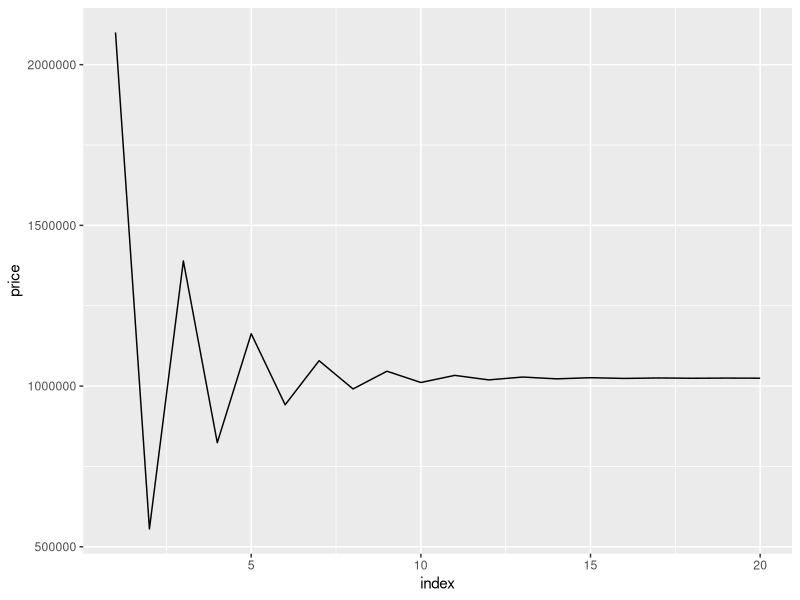

The R source for this figure:
## ---- chunk 1
rm(list = ls())
knitr::opts_chunk$set(echo = TRUE)
library(tidyverse)
## ---- chunk 2
# load data
my_data <- read_csv("data/clean_transformed_data_07_20.csv")
head(my_data)
data.sim <- my_data %>% mutate(y = case_when(y=="No" ~ 0, y=="Yes"~1)) %>%
  rename(x1 = Cluster, x2 = Price, x3 = Loan, x4 = Cost, x5 = Age, x6= Rating) %>% mutate(x1 = as.factor(x1))
my_data %>% group_by(Segment) %>% summarise(n = n(), mean = mean(Loan), max = max(Loan), min = min(Loan))
## ---- chunk 3
segment1 <- "1"
(B <- data.sim %>% pull(x3) %>% sum())
data.sim <- data.sim %>% filter(x1 == segment1)
#glm.segment1.fit <- glm(y~x1 + x2 + x3 + I(x1*x2) + 
#I(x1*x3), data = data.segment1, family = binomial)
glm.segment1.fit <- glm(y~x2 + x5 + x6, data = data.sim, family = binomial)
summary(glm.segment1.fit)
## ---- chunk 4
seg1.intercept <- ((glm.segment1.fit)$coefficients)[[1]]
coef2 <- ((glm.segment1.fit)$coefficients)[[2]]
coef3 <- 0#((glm.segment1.fit)$coefficients)[[3]]
coef4 <- ((glm.segment1.fit)$coefficients)[[3]]
coef5 <- ((glm.segment1.fit)$coefficients)[[4]]
#seg2.intercept <- seg1.intercept +  ((glm.segment1.fit)$coefficients)[[2]]
#seg3.intercept <- seg1.intercept +  ((glm.segment1.fit)$coefficients)[[3]]
#price.coef <- ((glm.segment1.fit)$coefficients)[[4]]
## ---- chunk 5
# get the predictions
segment1.pred.probs <- predict(glm.segment1.fit, type = "response")
data.sim <- data.sim %>% 
  mutate(pred.probs = segment1.pred.probs, 
         pred.y = as.factor(ifelse(pred.probs > 0.5, 's', 'f')))
head(data.sim)
## ---- chunk 6
table(data.sim$pred.y, data.sim$y)
## ---- chunk 7
# Compute the total amount available for disbursement
#(B <- data.sim %>% filter(x1==segment1) %>% pull(x3) %>% sum()) # this will now be the average loan amount.0
## ---- chunk 8
# Initialize the price variables for the three segments:
init.price <- 0#mean((data.sim %>% filter(x1==segment1))$x2)
init.loan <- mean((data.sim %>% filter(x1==segment1))$x3)
init.age <- mean((data.sim %>% filter(x1==segment1))$x5)
init.rating <- mean((data.sim %>% filter(x1==segment1))$x6)
#x23 <- mean((data.sim %>% filter(x1=="s3"))$x2)
#x31 <- mean((data.sim %>% filter(x1=="s1"))$x3)
#x32 <- mean((data.sim %>% filter(x1=="s2"))$x3)
#x33 <- mean((data.sim %>% filter(x1=="s3"))$x3)
# Initialize the lambda
lambda <- 0.4
## ---- chunk 9
K <- 20
loan_amount_vector <- c(B)
booking_cost <- mean((data.sim %>% filter(x1==segment1))$x4)
variables_vector <- c(1, init.price, init.loan, init.age, init.rating)
coefficients_vector <- c(seg1.intercept, coef2, coef3, coef4, coef5)
## ---- chunk 10
INTR_INDEX = 1
PRICE_INDEX = 2
LAMT_INDEX = 3
## ---- chunk 11

# Function to compute the exponent of the linear form:
compute_exp_lin_form <- function(variables_vector, coefficients_vector){
  # compute the linear form
  ln.form <- variables_vector*coefficients_vector
  return(exp(-sum(ln.form)))
}

# Unit test
print(compute_exp_lin_form(variables_vector, coefficients_vector))
## ---- chunk 12
# Function to compute the estimated predicted probabilities:
compute_sigma_hat <- function(variables_vector, coefficients_vector){
  # compute the linear form
  ln.form <- variables_vector*coefficients_vector
  return <- (1 + compute_exp_lin_form(variables_vector, coefficients_vector) )^(-1)
}
# Unit test
print(compute_sigma_hat(variables_vector, coefficients_vector))
## ---- chunk 13
# Function to compute the 1st partial derivative of f w.r.t. the price: (15)
compute_first_pd_of_f <- function(booking_cost, variables_vector, coefficients_vector){
  # first compute sigma of z-k using (1)
  price_coefficient  = coefficients_vector[PRICE_INDEX] # it's assumed this is in the third place
  lin_form <- compute_exp_lin_form(variables_vector, coefficients_vector)
  sigma_value <- compute_sigma_hat(variables_vector, coefficients_vector)
  # Implement the equation corresponding to (15)
  return_value <- (price_coefficient*lin_form*(sigma_value^2)*
                     (variables_vector[PRICE_INDEX] - booking_cost)) + sigma_value
  #print(variables_vector)
  #print(paste("New First PD of f in CFPDF: ", return_value))
  return(return_value)
}
compute_first_pd_of_f(booking_cost, variables_vector, coefficients_vector)
## ---- chunk 14
# Function to compute the 2nd partial derivative of f w.r.t. the price: (16)
compute_second_pd_of_f <- function(booking_cost, variables_vector, coefficients_vector){
  # first compute sigma of z-k using (1)
  price_coefficient  = coefficients_vector[PRICE_INDEX] # it's assumed this is in the third place
  lin_form <- compute_exp_lin_form(variables_vector, coefficients_vector)
  sigma_value <- compute_sigma_hat(variables_vector, coefficients_vector)
  # Implement the equation corresponding to (16)
  first_half <- ( ((-price_coefficient^2)*lin_form*sigma_value^2) + 
                    (2*(price_coefficient^2)*(lin_form^2)*(sigma_value^3)) 
                  )*(variables_vector[PRICE_INDEX] - booking_cost)
  second_half <- (price_coefficient*lin_form*sigma_value^2
                  )+(price_coefficient*lin_form*(sigma_value^2))

  return_value <- first_half + second_half
  #print(paste("New Second PD of f in CSPDF: ", return_value))
  return(return_value)
}

# Function to compute the 1st partial derivative of c w.r.t. the price: (17)
compute_first_pd_of_c <- function(loan_amount_vector, variables_vector, 
                                  coefficients_vector){
  # Note: Loan amount will now simply contain a single item.
  # first compute sigma of z-k using (1)
  price_coefficient  = coefficients_vector[PRICE_INDEX] # it's assumed this is in the third place
  # first do for segment 1
  var_vec1 = variables_vector
  lin_f1 <- compute_exp_lin_form(var_vec1, coefficients_vector)
  sigma_v1 <- compute_sigma_hat(var_vec1, coefficients_vector)
  seg <- (price_coefficient*lin_f1*(sigma_v1)^2)*loan_amount_vector[1]
  
  return_value <- seg
  #print(paste("New PD of C in CFPDC: ", return_value))
  return(return_value)
}

# Function to compute the 1st partial derivative of c w.r.t. the price: (17)
compute_second_pd_of_c <- function(loan_amount_vector, variables_vector, 
                                  coefficients_vector){
  # first compute sigma of z-k using (1)
  price_coefficient  = coefficients_vector[PRICE_INDEX] # it's assumed this is in the third place
  # first do for segment 1
  var_vec1 = variables_vector
  lin_f1 <- compute_exp_lin_form(var_vec1, coefficients_vector)
  sigma_v1 <- compute_sigma_hat(var_vec1, coefficients_vector)
  seg <- (
    (-price_coefficient^2)*lin_f1*(sigma_v1)^2)*loan_amount_vector[1] + 
    ( 2*(price_coefficient^2)*(lin_f1^2)*(sigma_v1^2)*loan_amount_vector[1]  )
  return_value <- seg
  #print(paste("New PD of C in CFPDC: ", return_value))
  return(return_value)
}

compute_c <- function(loan_amount_vector, variables_vector, coefficients_vector, B){
  # first compute sigma of z-k using (1)
  price_coefficient  = coefficients_vector[PRICE_INDEX] # it's assumed this is in the third place
  # first do for segment 1
  var_vec1 = variables_vector
  sigma_v1 <- compute_sigma_hat(var_vec1, coefficients_vector)
  seg <- (sigma_v1)*loan_amount_vector[1]
  
  # Implement the equation corresponding to (15)
  return_value <- seg
  #print(variables_vector)
  #print(paste("Computed C in CC: ", return_value))
  return(return_value)
}
## ---- chunk 15
# Function to compute the new lambda
compute_new_lambda <- function(loan_amount_vector, booking_cost, 
                               variables_vector, coefficients_vector, B){
  price_var = variables_vector[PRICE_INDEX]
  first_half = ( 
    compute_first_pd_of_f(
    booking_cost, variables_vector,coefficients_vector
    ) )/compute_first_pd_of_c(loan_amount_vector, variables_vector, coefficients_vector)
  second_half = ( 
    ( 
      compute_second_pd_of_f(
      booking_cost, variables_vector, coefficients_vector
      ) - compute_second_pd_of_c(loan_amount_vector, variables_vector, coefficients_vector) 
    )*compute_c(
        loan_amount_vector, variables_vector, coefficients_vector, B
        ) )/( 
          compute_first_pd_of_c(loan_amount_vector, variables_vector, coefficients_vector
                                )^2)
  return_value = first_half - second_half
  #print(paste("New Lambda in CNL: ", return_value))
  return(return_value)
}
# Function to compute the new price
compute_new_price <- function(
  lambda, loan_amount_vector, booking_cost, variables_vector, coefficients_vector
  ){
  price_var = variables_vector[PRICE_INDEX]
  first_half=( 
  lambda*compute_first_pd_of_c(loan_amount_vector, variables_vector, coefficients_vector) 
    ) - compute_first_pd_of_f(booking_cost, variables_vector, coefficients_vector)
  #print(paste("First Half in CNP: ", first_half))
  second_half=compute_second_pd_of_f(booking_cost, variables_vector, coefficients_vector) - 
    (lambda * compute_second_pd_of_c(loan_amount_vector, variables_vector, 
                                  coefficients_vector) )
  #print(paste("Second Half in CNP: ", second_half))
  return_value = (first_half/second_half) #+ price_var
  #print(variables_vector)
  #print(paste("New Price in CNP: ", return_value))
  return(return_value)
}

# Function to check if the minimum has been achieved: (11)
check_convergence <- function(new_price, lambda, loan_amount_vector, booking_cost, variables_vector, coefficients_vector){
  price_var = variables_vector[PRICE_INDEX]
  first_half = - ( 
  lambda*compute_first_pd_of_c(loan_amount_vector, variables_vector, coefficients_vector) 
    ) + compute_first_pd_of_f(booking_cost, variables_vector, coefficients_vector)
  #print(paste("First Half in CNP: ", first_half))
  second_half=compute_second_pd_of_f(booking_cost, variables_vector, coefficients_vector) - 
    (lambda * compute_second_pd_of_c(loan_amount_vector, variables_vector, 
                                  coefficients_vector) )
  #print(paste("Second Half in CNP: ", second_half)
  return_value = (first_half) + (new_price-price_var)*second_half
  return(return_value)
}
## ---- chunk 16
# Loop to obtain the new values
data_values_s1 <- data.frame(index = c(1), lambda = c(1), price = c(1), conv = c(1), secp = c(1))
#data_values_s2 <- data.frame(index = c(1), lambda = c(1), price = c(1), conv = c(1), secp = c(1))
#data_values_s3 <- data.frame(index = c(1), lambda = c(1), price = c(1), conv = c(1), secp = c(1))

for (k in 1:K){
    
    new_lambda <- compute_new_lambda(loan_amount_vector, booking_cost, 
                                 variables_vector, coefficients_vector, B)
    new_x_value <- compute_new_price(new_lambda, loan_amount_vector, booking_cost, variables_vector, coefficients_vector)
    conv_value <- check_convergence(new_x_value, lambda, loan_amount_vector, booking_cost, variables_vector, coefficients_vector)
    sec_p_of_f <- compute_second_pd_of_f(booking_cost, variables_vector, coefficients_vector)
    # update the vectors
    variables_vector[PRICE_INDEX] <- new_x_value;
    data_values_s1[k, ] <- c(k, new_lambda, new_x_value, abs(conv_value), sec_p_of_f)
}
## ---- chunk 17
data_values_s1 <- data_values_s1 %>% mutate(segment = factor(rep(segment1, K)))
data_values_s1
write_csv(data_values_s1, file = "data/opttimized_segment_S1_data_07_20.csv")
#data_values_s2 <- data_values_s2 %>% mutate(segment = factor(rep(2, K)))
#data_values_s3 <- data_values_s3 %>% mutate(segment = factor(rep(3, K)))
#head(data_values_s1)
## ---- chunk 18
#library(ggplot2)\
ggplot(data = data_values_s1, aes(x = index, y = price)) + geom_line()
